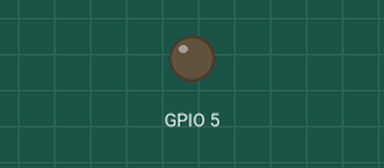
Simulated run of this program. Board: Raspberry Pi (BCM pin numbers). Parts: output pins drawn as LEDs (lit = HIGH). What the program prints to the terminal is not drawn. At 1.2 s the program stops and its outputs stay as they are.

Above: at 0.3 s.
Timing chart, 0 to 1.8 s (numbered marks = the images above):
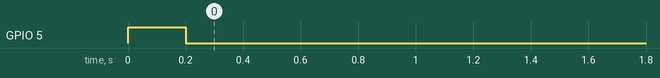

Measured:
- by itself, GPIO 5: LOW → HIGH at 0.00 s, → LOW 0.20 s later

The program:

pin5.py
```python
import RPi.GPIO as GPIO
import time

GPIO.setmode(GPIO.BCM)
GPIO.setup(5, GPIO.OUT)
GPIO.output(5, GPIO.HIGH)
time.sleep(1/5.0)
GPIO.output(5, GPIO.LOW)
time.sleep(1)
print('PIN13 an und ausgeschaltet')
exit()
```
